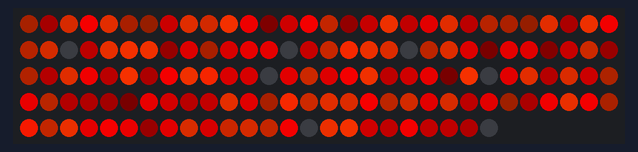
The sketch below on a simulated Arduino Uno, built with avr-gcc and run on an emulated ATmega328P. Shown: 144 RGB LEDs in strip order, left to right, continuing on the next row. Random numbers use the default seed unless the sketch sets one.

Above: at 25.63 s.
At 32.33 s:
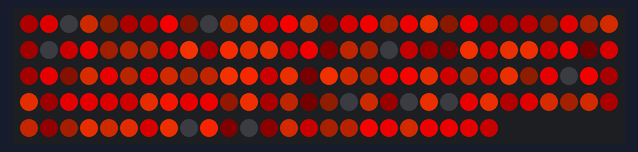
At 39.32 s:
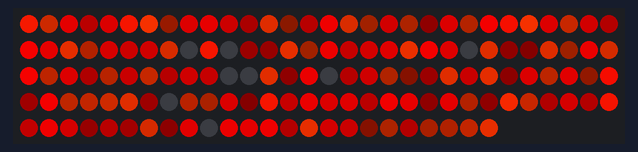

The sketch:

SASSO.ino
```cpp
#include <FastLED.h>

#define DATA_PIN 9
#define NUM_LEDS    144

CRGB leds[NUM_LEDS];

uint8_t colorIndex[NUM_LEDS];

DEFINE_GRADIENT_PALETTE(heatmap_gp) {
    0,  255,  90,    0,  //orange
  100,    0,    0,    0,  //black
  255,  255,    0,    0,  //red
};

CRGBPalette16 myPal = heatmap_gp;

void setup() {

  digitalWrite(9,OUTPUT);
  digitalWrite(9,LOW);

  delay(100);

  LEDS.addLeds<WS2812B, DATA_PIN, GRB>(leds, NUM_LEDS);

  LEDS.clear();
  LEDS.show();

  LEDS.setTemperature(Candle);

  for (int i=0; i<NUM_LEDS; i++) {
    //colorIndex[i] = random8();
    colorIndex[i] = (int)random8()+(int)(i);
  }

  LEDS.clear();
  LEDS.show();

  delay(10000);

}

uint8_t i = 0;
unsigned long attesa = 0;
unsigned long tt = 0;

void loop() {

  for (uint16_t i=0; i<NUM_LEDS; i++) {
    leds[i] = ColorFromPalette(myPal, colorIndex[i]);
  }

  if (millis() < 25500) {

    LEDS.setBrightness(i);
    LEDS.show();
    i++;

    delay(60);

    if (i>255) {
      i = 255;
    }
  }

  else {

    //POT 2
    attesa = 5000;

    if ((micros() - tt) > attesa) {
      tt = micros();

      for (uint16_t i=0; i<NUM_LEDS; i++) {
        colorIndex[i]++;
      }

    }

    LEDS.show();
  }

}
```
